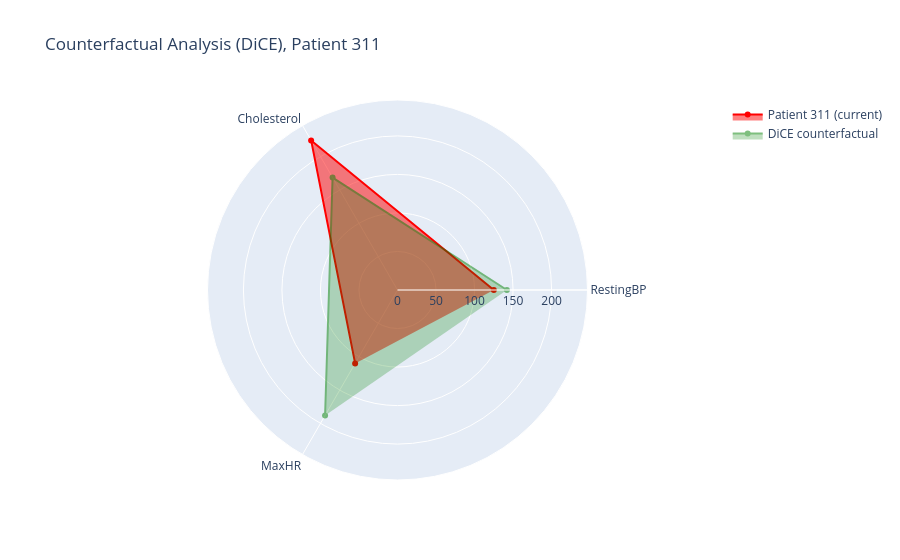

Here is the notebook cell this chart was saved with:
### Code cell
# Counterfactual visualisation for the same patient used in the clinical report above.
# All values are computed from the fitted pipeline and DiCE, not typed in.
import plotly.graph_objects as go

pid = system.y_test[system.y_test == 1].index[0]
patient = system.X_test.loc[[pid]].copy()

# Impute missing numeric values (e.g. Cholesterol recorded as 0 -> NaN) the same way the pipeline does
imputer = system.pipeline.named_steps['preprocess'].named_transformers_['num'].named_steps['imputer']
patient[system.num_features] = imputer.transform(patient[system.num_features])

features_to_vary = ['RestingBP', 'Cholesterol', 'MaxHR']
d = dice_ml.Data(dataframe=pd.concat([system.X_train, system.y_train], axis=1),
                 continuous_features=system.num_features, outcome_name='HeartDisease')
m = dice_ml.Model(model=system.pipeline, backend="sklearn")
cf = dice_ml.Dice(d, m, method="random").generate_counterfactuals(
    patient, total_CFs=1, desired_class=0,
    features_to_vary=features_to_vary, random_seed=42)

cf_row = cf.cf_examples_list[0].final_cfs_df.iloc[0]
current_values = [float(patient.iloc[0][f]) for f in features_to_vary]
target_values = [float(cf_row[f]) for f in features_to_vary]

for f, cur, tgt in zip(features_to_vary, current_values, target_values):
    print(f"{f:12s} current = {cur:6.0f}   counterfactual = {tgt:6.0f}   change = {tgt - cur:+.0f}")

fig = go.Figure()
fig.add_trace(go.Scatterpolar(r=current_values, theta=features_to_vary, fill='toself',
                              name=f'Patient {pid} (current)', line_color='red'))
fig.add_trace(go.Scatterpolar(r=target_values, theta=features_to_vary, fill='toself',
                              name='DiCE counterfactual', line_color='green', opacity=0.5))
fig.update_layout(
    polar=dict(radialaxis=dict(visible=True, range=[0, max(current_values + target_values) * 1.1])),
    title=f"Counterfactual Analysis (DiCE), Patient {pid}"
)
fig.show()

### Figure 1 — Plotly figure (JSON) as saved in the notebook; plotly's stock layout.template omitted (floating-point values rounded to 4 significant figures)
{"data": [{"fill": "toself", "line": {"color": "red"}, "name": "Patient 311 (current)", "r": [125.0, 224.2, 110.0], "theta": ["RestingBP", "Cholesterol", "MaxHR"], "type": "scatterpolar"}, {"fill": "toself", "line": {"color": "green"}, "name": "DiCE counterfactual", "opacity": 0.5, "r": [142.0, 168.5, 188.0], "theta": ["RestingBP", "Cholesterol", "MaxHR"], "type": "scatterpolar"}], "layout": {"polar": {"radialaxis": {"range": [0, 246.6], "visible": true}}, "title": {"text": "Counterfactual Analysis (DiCE), Patient 311"}}}
